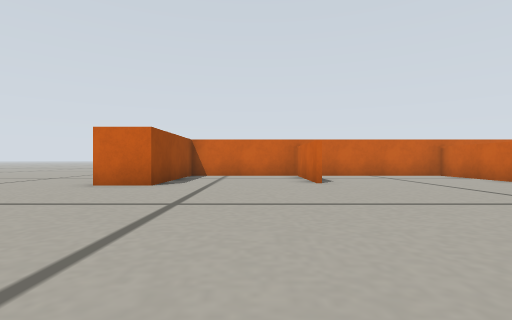
[1] (above)

14 first-person views from a walk through a Gazebo world. The camera is 0.11 m above the floor, looks level and sees 85° across. The floor is counted in squares, 0.2 m on a side. Each view is taken from the middle of a square. On the plan, view 1 faces up. The plan holds only what a view shows up to about 9 squares ahead; the rest is blank.

[2]
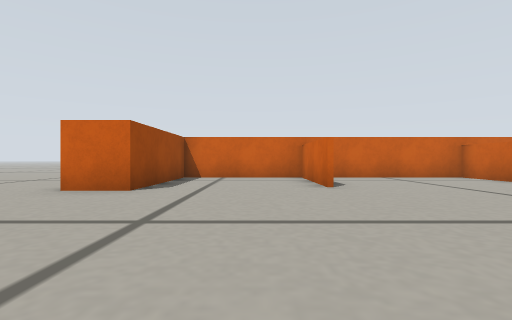

[3]
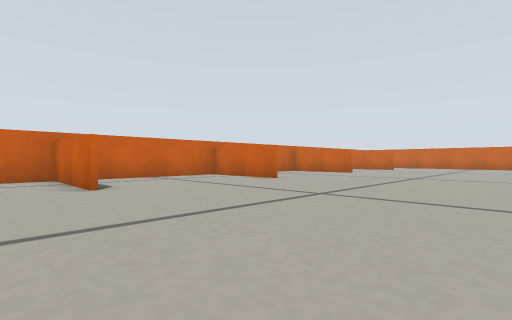

[4]
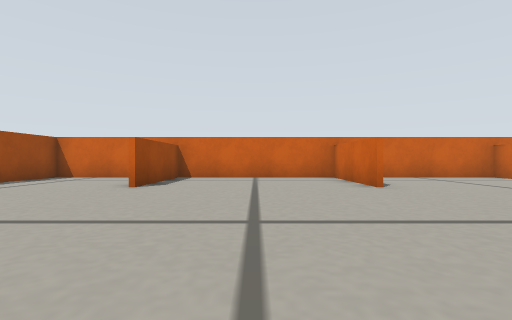

[5]
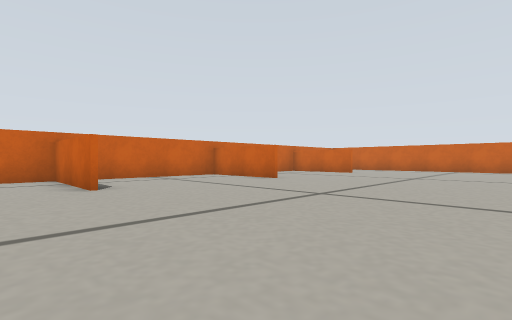

[6]
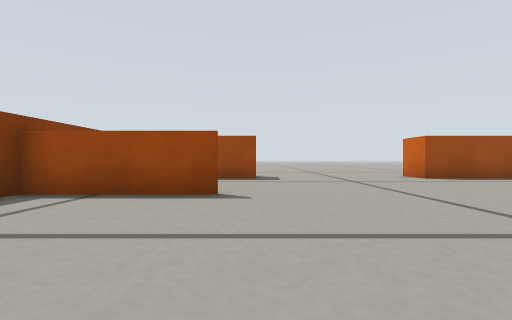

[7]
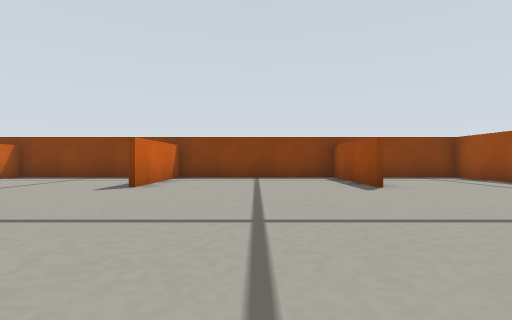

[8]
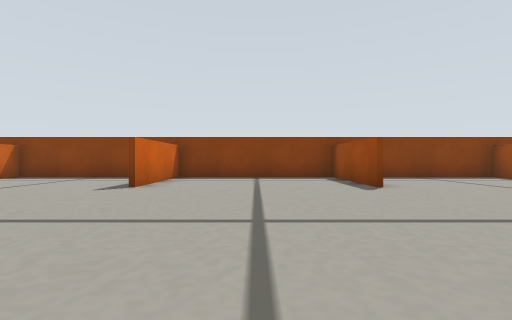

[9]
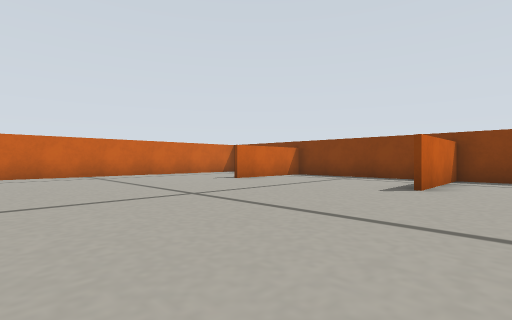

[10]
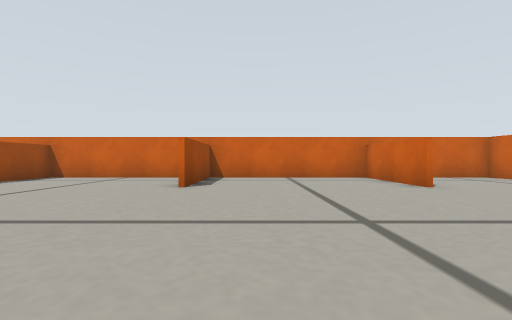

[11]
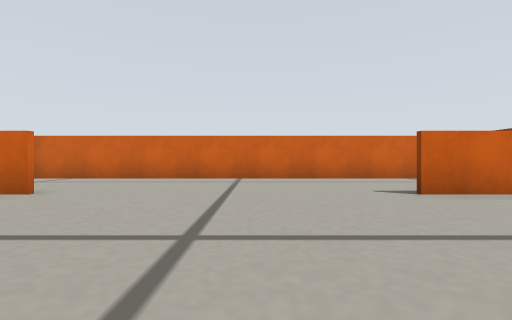

[12]
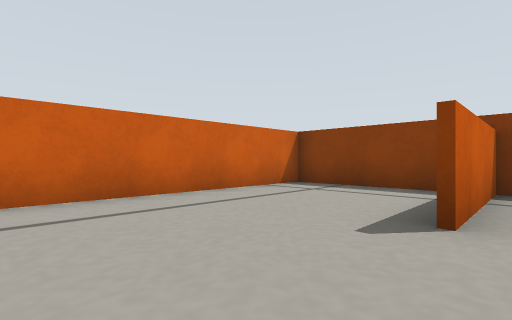

[13]
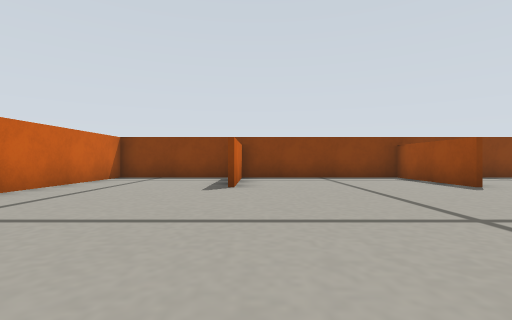

[14]
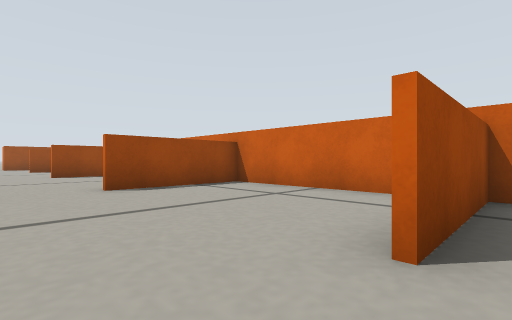

### Floor plan
Points are (right, up) in squares from view 1. A wall is a line through its corners. A room is listed if a view was taken in it or the views show most of it. See-through windows are left out.
Room 1 (views 1, 2, 3)
walls: (1.4, 6.6) (1.4, 9.8); (-2.2, 1) (-2.2, -2.8) (0, -2.8); (2, 9.8) (-2.2, 9.8) (-2.2, 6) (-3.5, 6)
ways out: opening at (2, 3.5) to room 2; opening at (-2.5, 3.5)
Room 2 (views 4, 5, 6, 7)
walls: (6.4, 6.6) (6.4, 9.8); (1.6, 0.4) (1.6, -2.8) (7, -2.8); (1.6, 9.9) (1.6, 6.6); (7, 9.8) (2, 9.8); (6.4, -2.9) (6.4, 0.4)
ways out: opening at (2, 3.5) to room 1; opening at (7, 3.5) to room 3
Room 3 (views 8, 9)
walls: (11.4, 6.6) (11.4, 7.2); (6.6, 0.4) (6.6, -2.8); (11.4, 9.1) (11.4, 9.8); (6.6, 9.8) (6.6, 6.6); (11.9, 9.7) (7, 9.8); (7, -2.8) (12, -2.8); (11.4, -2.9) (11.4, 0.4)
ways out: opening at (7, 3.5) to room 2; opening at (12, 3.5) to room 4
Room 4 (views 10, 11, 12, 13)
walls: (16.4, 6.6) (16.4, 9.8); (11.6, 0.4) (11.6, -2.8); (11.6, 9.8) (11.6, 6.6); (16.9, 9.7) (11.9, 9.7); (12, -2.8) (16.4, -2.8) (16.4, 0.4)
ways out: opening at (12, 3.5) to room 3; opening at (17, 3.5) to room 5
Room 5 (view 14)
walls: (16.6, 9.8) (16.6, 6.6); (16.9, -2.8) (20.2, -2.8) (20.2, 9.7) (18.5, 9.7)
ways out: opening at (17, 3.5) to room 4

Where each view was taken, in squares from view 1:
view 1: 0 up, 0 right, facing up
view 2: 1 up, 0 right, facing up
view 3: 1 up, 0 right, facing up-right
view 4: 1 up, 4 right, facing up
view 5: 1 up, 5 right, facing up-right
view 6: 1 up, 6 right, facing left
view 7: 6 up, 4 right, facing down
view 8: 6 up, 9 right, facing down
view 9: 6 up, 10 right, facing down-right
view 10: 1 up, 13 right, facing up
view 11: 3 up, 12 right, facing right
view 12: 3 up, 16 right, facing down-right
view 13: 6 up, 16 right, facing down
view 14: 5 up, 17 right, facing up-left
